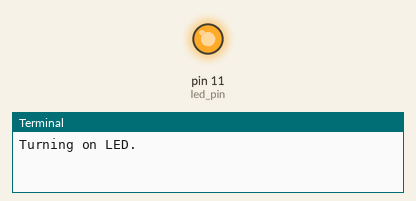
Recording of a program running on a simulated Raspberry Pi (header pin numbers). On the bench: output pins drawn as LEDs (lit = HIGH), the last lines printed to the terminal. At 5.0 s the program stops and its outputs stay as they are.

Above: at 0.1 s.
At 5.1 s:
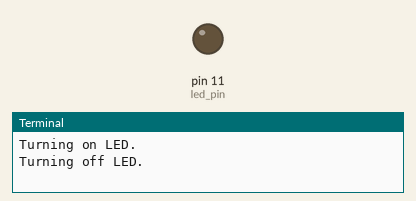
Timing chart, 0 to 6.5 s (numbered marks = the images above):
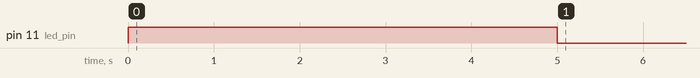

Measured:
- by itself, pin 11 (led_pin): LOW → HIGH at 0.00 s, → LOW 5.0 s later

The program:

led.py
```python
import RPi.GPIO as GPIO
from time import sleep

# Suppress GPIO warnings
GPIO.setwarnings(False)

# Check if GPIO mode has already been set
if GPIO.getmode() is None:
    GPIO.setmode(GPIO.BOARD)

# GPIO Setup using physical pin numbering
GPIO.setmode(GPIO.BOARD)
led_pin = 11
GPIO.setup(led_pin, GPIO.OUT)

# Test LED
try:
    print("Turning on LED.")
    GPIO.output(led_pin, GPIO.HIGH)
    sleep(5)
    print("Turning off LED.")
    GPIO.output(led_pin, GPIO.LOW)

except KeyboardInterrupt:
    print("Script stopped by user.")
    GPIO.cleanup()
```
